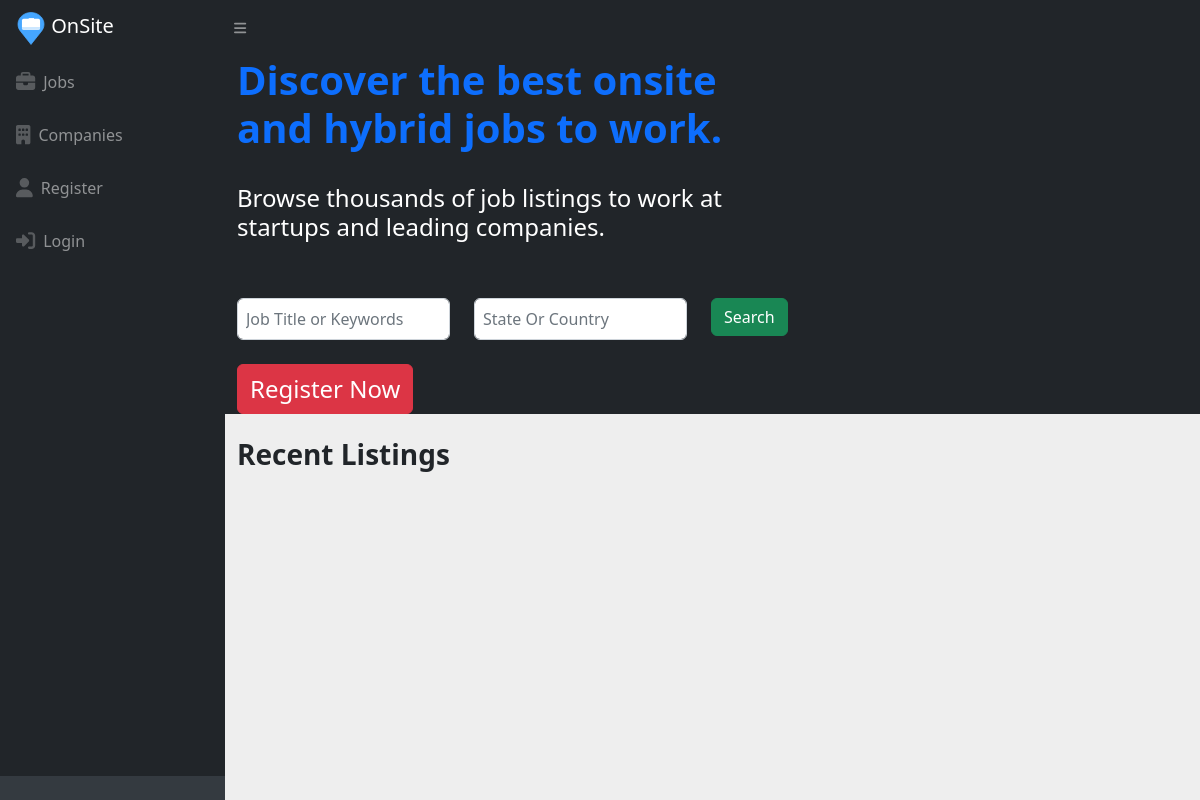
The app's page /, older data.
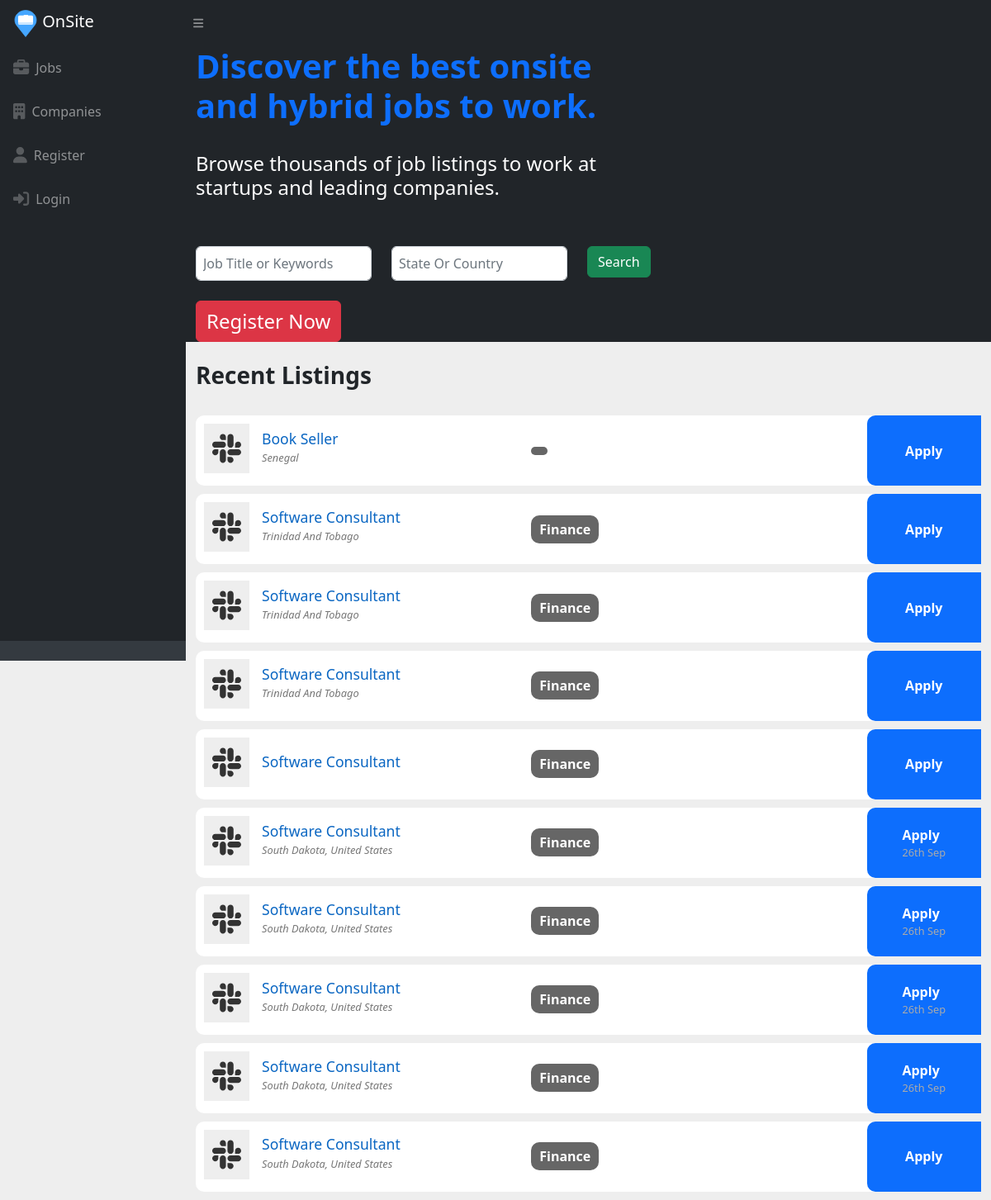
The same page, newer data.
### app/models/job.py (models this page shows)
class JobHead(models.Model):
    title = models.ForeignKey(JobTitle, null=True, on_delete=models.SET_NULL)
    other_title =  models.CharField(max_length=255, null=True)
    location = models.ForeignKey(Location, on_delete=models.SET_NULL, null=True)
    department = models.ForeignKey(Department, on_delete=models.SET_NULL, null=True)
    other_department =  models.CharField(max_length=255, null=True)
    posted_on = models.DateTimeField(auto_now_add=True)
    salary_min = models.IntegerField(null=True)
    salary_max = models.IntegerField(null=True)
    experience_level =   models.CharField(max_length=15, choices=EXP_LEVEL, default="any")
    active_from = models.DateField(null=True)
    active_to = models.DateField(null=True)
    draft = models.BooleanField(default=False)
    created_by =  models.ForeignKey(User, on_delete=models.SET_NULL,null=True,  related_name="created_by")

### app/models/job_title.py (models this page shows, shortened)
class JobTitle(models.Model):
    name = models.CharField(max_length=100, unique=True)
    class Meta:
        indexes = [
            models.Index(fields=['name']),
        ]

### app/models/location.py (models this page shows)
class Location(models.Model):
    name = models.CharField(max_length=100, unique=True)
    loc_tyep = models.IntegerField()
    class Meta:
        indexes = [
            models.Index(fields=['name']),
        ]

### app/models/department.py (models this page shows)
class Department(models.Model):
    name = models.CharField(max_length=100, unique=True)

### app/public/views.py (the view)
# urls.py: path("", views.index, name="index"),
def index(request):
    jobs = JobHead.objects.order_by('-id')[0:10]
    return render(request , "public/landing.html", {"jobs" : jobs})

### templates/public/landing.html (shortened to what this page needs)
{% extends "../base.html"%}
{%load static%}
{% block body_block %}
<div id="layoutSidenav_content">
    <main>
        <div class="container-fluid bg-dark text-white" id="landing">
            <div class="row">
                <div class="col-sm-7">
                    <div class="content">
                        <h1><b>Discover the best onsite and hybrid jobs to work.</b></h1>
                        <br>
                        <h4>Browse thousands of job listings to work at startups and leading companies.</h4>
                    </div>
                    <br>
                    <form action="/jobs">
                        <div class="row">
                            <div class="col-sm-5">
                                <br>
                                <div>
                                    <input type="text" name="job_title" class="form-control p-2" placeholder="Job Title or Keywords">
                                </div>
                            </div>
                            <div class="col-sm-5">
                                <br>
                                <div id="location">
                                    <input type="text" placeholder="State or Country" class="form-control capitalize p-2" onfocus="focusDrop(this)" onblur="setTimeout(() => {blurDrop('location')}, 500);" onkeyup="debouncedOnInput(this, 'search_location_ajax')">
                                </div>
                            </div>
                            <div class="col-sm-2">
                                <br>
                                <button class="btn btn-success">Search</button>
                            </div>
                        </div>
                    </form>
                    <br>
                    <a type="button" class="btn btn-danger sign_up"  href="/register">
                        Register Now
                    </a>
                </div>
                <div class="col-sm-5 text-center">
                </div>
            </div>
        </div>
        <div class="container-fluid" id="recent_listings">
            <br>
            <h3><b>Recent Listings</b></h3>
            <br>
            {% for x in jobs %}
            <a href="/jobs/job/{{x.id}}/{{x.title.name}}">
                <div class="job">
                    <div class="row">
                        <div class="col sm-5 job_apply_head capitalize">
                            <div class="icon"><i class="fa-brands fa-slack"></i></div>
                            <div>
                                <h6 class="title">{{x.title.name}} </h6>
                                <div class="location "><em>{{x.location.name}}</em> </div>
                            </div>
                        </div>
                        <div class="col-sm-5 capitalize department">
                            <b>{{x.department.name}}</b>
                        </div>
                        <div class="col-sm-2 apply">
                            <div>
                                <div>
                                    <b>Apply </b> <br>
                                    <div class="deadline">{{x.active_to|date:"dS M" }}</div>
                                </div>
                            </div>
                        </div>
                    </div>
                </div>
            </a>
            {% endfor %}
        </div>
    </main>
</div>
{% endblock %}

### templates/base.html (shortened to what this page needs)
<!DOCTYPE html>
{%load static%}
<html lang="en">
<head>
    <link href="{% static  '/css/styles.css' %}" rel="stylesheet" />
    <link rel="stylesheet" href="{% static '/custom/styles.css' %}">
    <link rel="stylesheet" href="https://cdn.datatables.net/2.1.7/css/dataTables.dataTables.css" />
</head>
<body class="sb-nav-fixed">
    <nav class="sb-topnav navbar navbar-expand navbar-dark bg-dark">
        <a class="navbar-brand ps-3" href="/"> <img width="30px" src="{% static  'logo.svg' %}" alt=""> OnSite</a>
        <button class="btn btn-link btn-sm order-1 order-lg-0 me-4 me-lg-0" id="sidebarToggle" href="#!">
            <i class="fas fa-bars"></i>
        </button>
    </nav>
    <div id="layoutSidenav">
        <div id="layoutSidenav_nav">
            <nav class="sb-sidenav accordion sb-sidenav-dark" id="sidenavAccordion">
                <div class="sb-sidenav-menu">
                    {% with request.resolver_match as url_name %}
                    <div class="nav">
                        {% if not request.user.is_authenticated %}
                        <a class="nav-link {% if 'jobs' == url_name.url_name %}active{% endif %}" href="/jobs?page=1&job_title=&location=">
                            <div class="sb-nav-link-icon"><i class="fas fa-briefcase"></i></div>
                            Jobs
                        </a>
                        <a class="nav-link {% if 'companies' == url_name.url_name %}active{% endif %}" href="/companies">
                            <div class="sb-nav-link-icon"><i class="fas fa-building"></i></div>
                            Companies
                        </a>
                        <a class="nav-link {% if 'register' == url_name.url_name %}active{% endif %}" href="/register">
                            <div class="sb-nav-link-icon"><i class="fas fa-user"></i></div>
                            Register
                        </a>
                        <a class="nav-link {% if 'login' == url_name.url_name %}active{% endif %}" href="/login">
                            <div class="sb-nav-link-icon"><i class="fas fa-sign-in-alt"></i></div>
                            Login
                        </a>
                        {% endif %}
                    </div>
                    {% endwith %}
                </div>
                <div class="sb-sidenav-footer">
                </div>
            </nav>
        </div>
        {% block body_block %} {% endblock %}
    </div>
</body>
</html>

### static/custom/styles.css (style rules this page uses)
body { background-color: #eee; }
.sb-nav-link-icon { font-size: 1.2rem !important; }
.capitalize { text-transform: capitalize; }
.job_apply_head { display: flex; align-items: center; }
.job_apply_head .title { margin-bottom: 0px !important; color: #0a66c2; font-size: 1.1rem; }
.job_apply_head { color: #777; font-size: .8rem; margin-top: 10px; margin-bottom: 10px; }
.job_apply_head div { margin-bottom: 3px; }
.job_apply_head .icon { padding-left: 10px; margin-right: 15px; }
.icon svg { font-size: 26px; background-color: #eee; color: #333; padding: 10px; height: 40px; }
main { overflow:hidden; background-color: #eee; }
#landing h1 { color: #0d6efd; }
#recent_listings a { text-decoration: unset; color: unset; }
.job { border-radius: 10px; margin-bottom: 10px; background-color: #fff; }
.job .apply>div { border-radius: 10px 0px 0px 10px; color: #fff; background-color: #0d6efd; display: flex; justify-content: center; align-items: center; padding-top: 10px; padding-bottom: 10px; height: 100%; flex-direction: column; }
.job .deadline { color: #aaa; font-size: .8em; }
.job .department { display: flex; align-items: center; }
.job .department>b { background: #666; color: #fff; padding: 5px 10px; border-radius: 10px; }
#recent_listings { background-color: #eee; }
.sign_up { font-size: 24px; }

Row changes from the older to the newer data that the page shows:
added JobHead: title.name "Book Seller", location.name "Senegal"
added JobHead: title.name "Software Consultant", location.name "Trinidad And Tobago", department.name "Finance"
added JobHead: title.name "Software Consultant", location.name "Trinidad And Tobago", department.name "Finance"
added JobHead: title.name "Software Consultant", location.name "Trinidad And Tobago", department.name "Finance"
added JobHead: title.name "Software Consultant", department.name "Finance"
added JobHead: title.name "Software Consultant", location.name "South Dakota, United States", department.name "Finance", active_to "26th Sep"
added JobHead: title.name "Software Consultant", location.name "South Dakota, United States", department.name "Finance", active_to "26th Sep"
added JobHead: title.name "Software Consultant", location.name "South Dakota, United States", department.name "Finance", active_to "26th Sep"
added JobHead: title.name "Software Consultant", location.name "South Dakota, United States", department.name "Finance", active_to "26th Sep"
added JobHead: title.name "Software Consultant", location.name "South Dakota, United States", department.name "Finance"
